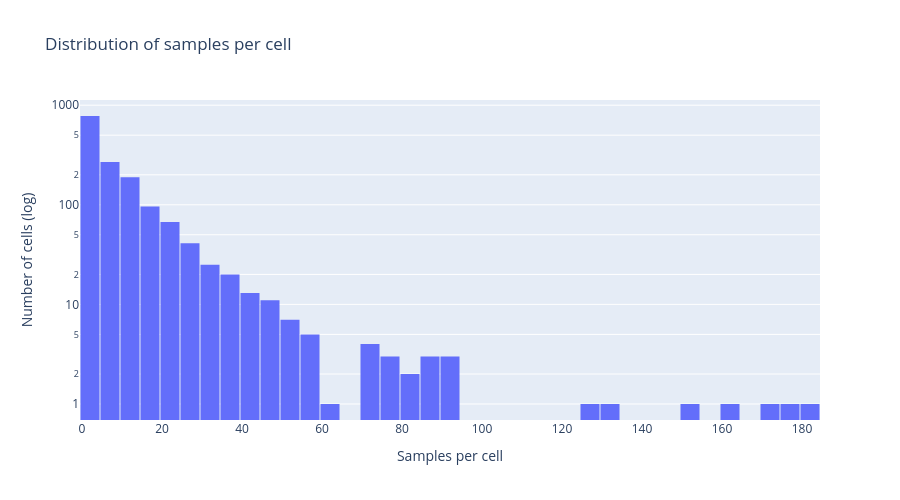

The notebook cell saved with this chart:
### Code cell
import plotly.express as px

# Filter cells with more than 0 samples
sample_data = grid_d.loc[grid_d["n_samples"] > 0, "n_samples"]

# Create interactive histogram with a log Y-axis
fig = px.histogram(
    x=sample_data,
    nbins=50,
    log_y=True,
    title="Distribution of samples per cell",
    labels={"x": "Samples per cell", "y": "Number of cells (log)"}
)

fig.update_layout(
    xaxis_title="Samples per cell",
    yaxis_title="Number of cells (log)",
    bargap=0.05,
    height=500
)

fig.show()

### Figure 1 — Plotly figure (JSON) as saved in the notebook; plotly's stock layout.template omitted (floating-point values rounded to 4 significant figures; data arrays with more than 128 entries replaced by an {"elided": "..."} marker saying what was removed)
{"data": [{"bingroup": "x", "hovertemplate": "Samples per cell=%{x}<br>count=%{y}<extra></extra>", "legendgroup": "", "marker": {"color": "#636efa", "pattern": {"shape": ""}}, "name": "", "nbinsx": 50, "orientation": "v", "showlegend": false, "type": "histogram", "x": {"elided": "1545 int values"}, "xaxis": "x", "yaxis": "y"}], "layout": {"bargap": 0.05, "barmode": "relative", "height": 500, "legend": {"tracegroupgap": 0}, "title": {"text": "Distribution of samples per cell"}, "xaxis": {"anchor": "y", "domain": [0, 1], "title": {"text": "Samples per cell"}}, "yaxis": {"anchor": "x", "domain": [0, 1], "title": {"text": "Number of cells (log)"}, "type": "log"}}}
